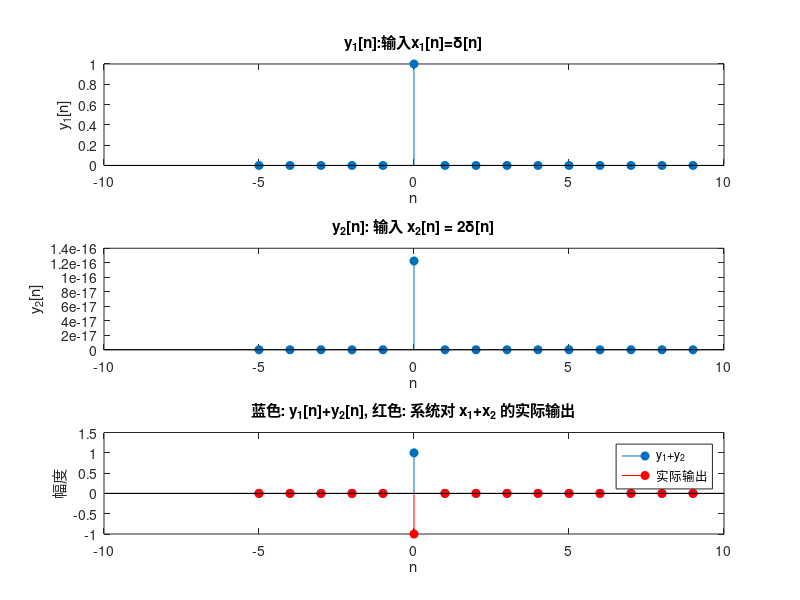

This figure's MATLAB source:
n=-5:9;
x1=double(n==0);
x2=2*double(n==0);
y1=sin(pi/2*x1);
y2=sin(pi/2*x2);
y_sum=sin(pi/2*(x1+x2));

figure;
subplot(3,1,1)
stem(n,y1,'filled');
title('y_1[n]:输入x_1[n]=\delta[n]');
xlabel('n');ylabel('y_1[n]');

subplot(3,1,2);
stem(n, y2, 'filled');
title('y_2[n]: 输入 x_2[n] = 2\delta[n]');
xlabel('n'); ylabel('y_2[n]');

subplot(3,1,3);
stem(n, y1 + y2, 'filled');
hold on;
stem(n, y_sum, 'r', 'filled');
title('蓝色: y_1[n]+y_2[n], 红色: 系统对 x_1+x_2 的实际输出');
xlabel('n'); ylabel('幅度');
legend('y_1+y_2', '实际输出');
